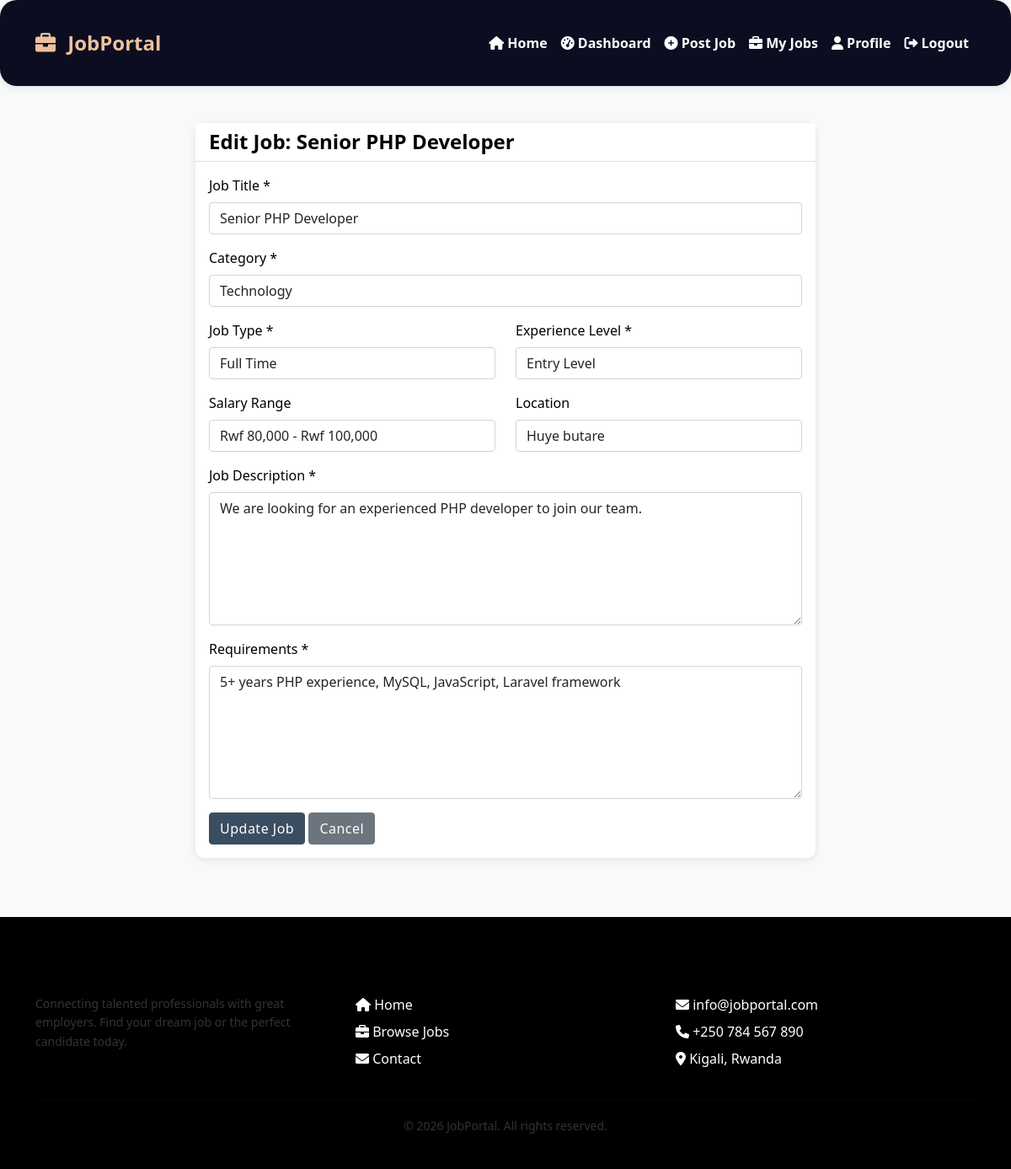
The app's page /employer/edit_job.php?id=1 (signed in) with its own data.
### tables this page shows
CREATE TABLE `jobs` (
  `id` int(11) NOT NULL AUTO_INCREMENT,
  `employer_id` int(11) NOT NULL,
  `category_id` int(11) DEFAULT NULL,
  `title` varchar(100) NOT NULL,
  `description` text NOT NULL,
  `requirements` text NOT NULL,
  `salary` varchar(50) DEFAULT NULL,
  `location` varchar(100) DEFAULT NULL,
  `job_type` enum('full-time','part-time','contract','internship') DEFAULT 'full-time',
  `experience_level` enum('entry','mid','senior','lead') DEFAULT 'entry',
  `status` enum('open','closed','pending') DEFAULT 'pending',
  `start_date` date DEFAULT NULL,
  `end_date` date DEFAULT NULL,
  `created_at` timestamp NOT NULL DEFAULT current_timestamp(),
  `updated_at` timestamp NOT NULL DEFAULT current_timestamp() ON UPDATE current_timestamp(),
  PRIMARY KEY (`id`),
  KEY `employer_id` (`employer_id`),
  KEY `category_id` (`category_id`)
);

CREATE TABLE `categories` (
  `id` int(11) NOT NULL AUTO_INCREMENT,
  `name` varchar(50) NOT NULL,
  `description` text DEFAULT NULL,
  `status` enum('active','inactive') DEFAULT 'active',
  `created_at` timestamp NOT NULL DEFAULT current_timestamp(),
  PRIMARY KEY (`id`),
  UNIQUE KEY `name` (`name`)
);

### employer/edit_job.php (the view, shortened to what this page needs)
<?php
require_once '../includes/header.php';
$job_id = isset($_GET['id']) ? $_GET['id'] : 0;
$database = new Database();
$db = $database->getConnection();
$user_id = $_SESSION['user_id'];
$query = "SELECT * FROM jobs WHERE id = :id AND employer_id = :user_id";
$stmt = $db->prepare($query);
$stmt->bindParam(':id', $job_id);
$stmt->bindParam(':user_id', $user_id);
$stmt->execute();
$job = $stmt->fetch(PDO::FETCH_ASSOC);
$query = "SELECT * FROM categories ORDER BY name";
$stmt = $db->prepare($query);
$stmt->execute();
$categories = $stmt->fetchAll(PDO::FETCH_ASSOC);
?>
<div class="container mt-4">
    <div class="row justify-content-center">
        <div class="col-md-8">
            <div class="card">
                <div class="card-header bg-white">
                    <h4 class="mb-0">Edit Job: <?php echo htmlspecialchars($job['title']); ?></h4>
                </div>
                <div class="card-body">
                    <form method="POST" action="">
                        <div class="mb-3">
                            <label for="title" class="form-label">Job Title *</label>
                            <input type="text" class="form-control" id="title" name="title"
                                value="<?php echo htmlspecialchars($job['title']); ?>" required>
                        </div>
                        <div class="mb-3">
                            <label for="category_id" class="form-label">Category *</label>
                            <select class="form-control" id="category_id" name="category_id" required>
                                <?php foreach ($categories as $category): ?>
                                    <option value="<?php echo $category['id']; ?>"
                                        <?php echo $job['category_id'] == $category['id'] ? 'selected' : ''; ?>>
                                        <?php echo htmlspecialchars($category['name']); ?>
                                    </option>
                                <?php endforeach; ?>
                            </select>
                        </div>
                        <div class="row">
                            <div class="col-md-6 mb-3">
                                <label for="job_type" class="form-label">Job Type *</label>
                                <select class="form-control" id="job_type" name="job_type" required>
                                    <option value="full-time" <?php echo $job['job_type'] == 'full-time' ? 'selected' : ''; ?>>Full Time</option>
                                </select>
                            </div>
                            <div class="col-md-6 mb-3">
                                <label for="experience_level" class="form-label">Experience Level *</label>
                                <select class="form-control" id="experience_level" name="experience_level" required>
                                    <option value="entry" <?php echo $job['experience_level'] == 'entry' ? 'selected' : ''; ?>>Entry Level</option>
                                </select>
                            </div>
                        </div>
                        <div class="row">
                            <div class="col-md-6 mb-3">
                                <label for="salary" class="form-label">Salary Range</label>
                                <input type="text" class="form-control" id="salary" name="salary"
                                    value="<?php echo htmlspecialchars($job['salary']); ?>"
                                    placeholder="e.g., $50,000 - $70,000">
                            </div>
                            <div class="col-md-6 mb-3">
                                <label for="location" class="form-label">Location</label>
                                <input type="text" class="form-control" id="location" name="location"
                                    value="<?php echo htmlspecialchars($job['location']); ?>"
                                    placeholder="e.g., New York, NY or Remote">
                            </div>
                        </div>
                        <div class="mb-3">
                            <label for="description" class="form-label">Job Description *</label>
                            <textarea class="form-control" id="description" name="description" rows="6" required><?php echo htmlspecialchars($job['description']); ?></textarea>
                        </div>
                        <div class="mb-3">
                            <label for="requirements" class="form-label">Requirements *</label>
                            <textarea class="form-control" id="requirements" name="requirements" rows="6" required><?php echo htmlspecialchars($job['requirements']); ?></textarea>
                        </div>
                        <button type="submit" class="btn btn-primary">Update Job</button>
                        <a href="my_jobs.php" class="btn btn-secondary">Cancel</a>
                    </form>
                </div>
            </div>
        </div>
    </div>
</div>
<?php require_once '../includes/footer.php'; ?>

### includes/header.php (style rules this page uses)
:root { --primary: #ecc19c; --secondary: #3b4d61; --accent: #000000; --font-main: 'Segoe UI', Tahoma, Geneva, Verdana, sans-serif; --font-heading: 'Segoe UI', Tahoma, Geneva, Verdana, sans-serif; --text-color: #333333; --text-light: #666666; --text-dark: #000000; }
* { margin: 0; padding: 0; box-sizing: border-box; }
html, body { height: 100%; margin: 0; padding: 0; }
body { background-color: #f8f9fa; font-family: var(--font-main); color: var(--text-color); min-height: 100vh; display: flex; flex-direction: column; }
h1, h2, h3, h4, h5, h6 { font-family: var(--font-heading); color: var(--text-dark); font-weight: 600; }
a { color: var(--secondary); text-decoration: none; transition: color 0.3s ease; }
.form-label { font-weight: 500; color: var(--text-dark); }
.btn { font-weight: 500; letter-spacing: 0.5px; }
.btn-primary { background-color: var(--secondary); border-color: var(--secondary); }
.card { border: none; border-radius: 10px; box-shadow: 0 2px 10px rgba(0, 0, 0, 0.1); transition: transform 0.3s ease; margin-bottom: 20px; }
.container { padding-top: 20px; padding-bottom: 20px; }

### records on screen
jobs: title "Senior PHP Developer", category_id "Technology", job_type "Full Time", experience_level "Entry Level", salary "Rwf 80,000 - Rwf 100,000", location "Huye butare", description "We are looking for an experienced PHP developer to join our team.", requirements "5+ years PHP experience, MySQL, JavaScript, Laravel framework"

### other values on screen
SITE_NAME "JobPortal"
SITE_NAME "jobportal"
